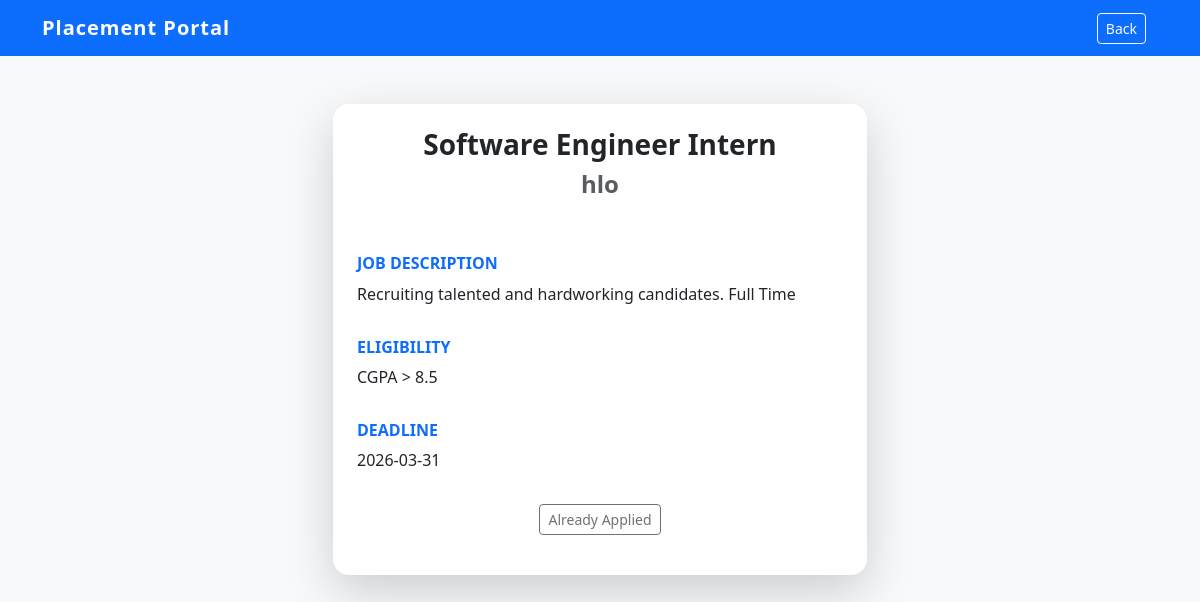
/view_drive/1 (signed in), run on the app's committed database.
### models.py (models this page shows)
class PlacementDrive(db.Model):
    id = db.Column(db.Integer, primary_key=True)
    job_title = db.Column(db.String(100), nullable=False)
    description = db.Column(db.Text)
    eligibility= db.Column(db.Text)
    deadline = db.Column(db.String(20))
    status = db.Column(db.String(20), default='Pending')
    is_active = db.Column(db.Boolean, default=True)
    company_id = db.Column(db.Integer, db.ForeignKey('company.id'), nullable=False)
    applications = db.relationship('Application', backref='drive', lazy=True, cascade="all, delete-orphan")

class Company(db.Model):
    id = db.Column(db.Integer, primary_key=True)
    name = db.Column(db.String(100), unique=True, nullable=False)
    email = db.Column(db.String(100), unique=True, nullable=False)
    password = db.Column(db.String(50), unique=True, nullable=False)
    website = db.Column(db.String(100))
    hr_contact = db.Column(db.String(15))
    description = db.Column(db.Text)
    status = db.Column(db.String(20), default='Pending')
    is_active = db.Column(db.Boolean, default=True)
    drives = db.relationship('PlacementDrive', backref='company', lazy=True, cascade="all, delete-orphan")

### app.py (the view)
@app.route('/view_drive/<int:drive_id>')
def view_drive(drive_id):
    if session.get('role') != 'student':
        return redirect(url_for('login'))
    drive = PlacementDrive.query.get(drive_id)
    already_applied = Application.query.filter_by(student_id = session.get('user_id'), drive_id = drive_id).first()
    return render_template('student/view_drive.html', drive=drive, already_applied=already_applied)

### app.py (called while the page is built)
@app.after_request
def add_header(response):
    response.headers['Cache-Control'] = 'no-store, no-cache, must-revalidate, post-check=0, pre-check=0, max-age=0'
    response.headers['Pragma'] = 'no-cache'
    response.headers['Expires'] = '-1'
    return response

### templates/student/view_drive.html
{% extends 'base.html' %}
{% block extra_nav %}
<div class = "container">
    <a href = "{{ url_for('student_dashboard') }}" class = "btn btn-outline-light btn-sm">Back</a>
{% endblock %}
{% block content %}
<div class = "row justify-content-center">
    <div class = "col-md-6">
        <div class = "card shadow-lg p-4 rounded-4">
            <div class = "mb-5 centered text-center">
                <h3 class = "fw-bold">{{ drive.job_title }}</h3>
                <h4 class = "fw-bold text-muted">{{ drive.company.name }}</h4>
            </div>
            <div class = "mb-3">
                <h6 class = "fw-bold text-primary">JOB DESCRIPTION</h6>
                <p>{{ drive.description }}</p>
            </div>
            <div class = "mb-3">
                <h6 class = "fw-bold text-primary">ELIGIBILITY</h6>
                <p>{{ drive.eligibility }}</p>
            </div>
            <div class = "mb-3">
                <h6 class = "fw-bold text-primary">DEADLINE</h6>
                <p>{{ drive.deadline }}</p>
            </div>
            <div class = "mb-3 d-flex justify-content-center">
                {% if already_applied %}
                    <button class = "btn btn-outline-dark btn-sm" disabled>Already Applied</button>
                {% else %}
                    <a href = "{{ url_for('apply_for_drive', drive_id = drive.id) }}" class = "btn btn-outline-success btn-sm">Apply</a>
                {% endif %}
            </div>
        </div>
    </div>
</div>
{% endblock %}

### static/style.css (style rules this page uses)
:root { --primary-color: #0d6efd; --success-color: #198754; --error-red: #dc3545; }
body { font-family: 'Segoe UI', Tahoma, Geneva, Verdana, sans-serif; background-color: #f8f9fa; }
.row { margin: 0; }
.card { border: none; transition: transform 0.3s ease, box-shadow 0.3s ease; }

### data on the page
PlacementDrive: job_title "Software Engineer Intern", description "Recruiting talented and hardworking candidates. Full Time", eligibility "CGPA > 8.5", deadline "2026-03-31"
Company: company.name "hlo"
